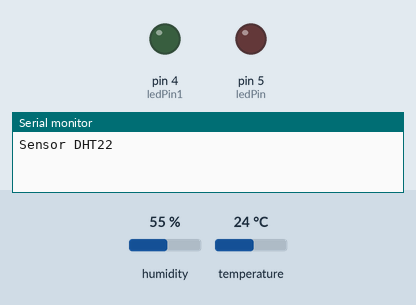
Recording of a sketch running on a simulated Arduino Uno, built with avr-gcc and run on an emulated ATmega328P. On the bench: output pins drawn as LEDs (lit = HIGH), the last lines printed to the serial monitor. The test bench sets the inputs (shaded band); at power-on: temperature 24 °C, humidity 55 %.

Above: at 0.1 s.
At 4.8 s:
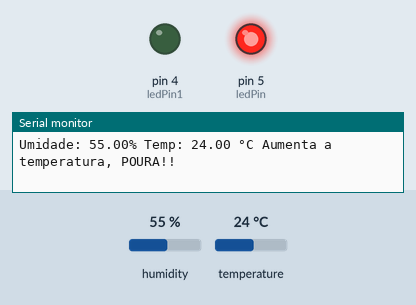
4.9 s: temperature set to 33 °C
Timing chart, 0 to 7.9 s (numbered marks = the images above; inputs shaded):
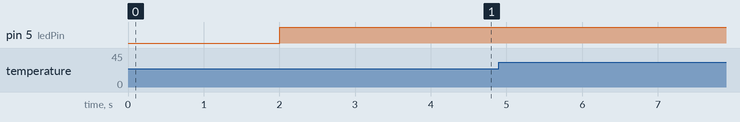

The sketch:

Climatizador_com_DHT22.ino
```cpp
#include <DHT.h>
#define DHTPIN 7
#define DHTTYPE DHT22

int ledPin = 5;
int ledPin1 = 4;
const int tempLimite = 31.0;

DHT dht(DHTPIN, DHTTYPE);

void setup() {
  Serial.begin(9600);
  Serial.println("Sensor DHT22");
  dht.begin();
  pinMode(ledPin, OUTPUT);
  pinMode(ledPin1, OUTPUT);
}

void loop() {
  delay(2000);

  float umid = dht.readHumidity();
  float tempC = dht.readTemperature();

  if (isnan(umid) || isnan(tempC)) {
    Serial.println("ERROR 404, ERROR 404, ERROR 404, ERROR 404");
    return;
  }

  Serial.print("Umidade: ");
  Serial.print(umid);
  Serial.print("% Temp: ");
  Serial.print(tempC);
  Serial.print(" °C");

  if (tempC > tempLimite) {
    digitalWrite(ledPin, HIGH);
    digitalWrite(ledPin1, LOW);
    Serial.println(" Diminua a temperatura, seu lazarento");
  }

  if (tempC == tempLimite) {
    digitalWrite(ledPin1, HIGH);
    digitalWrite(ledPin, LOW);
    Serial.println(" A temperatura tá muito boa, viu");
  }

  if (tempC < tempLimite) {
    digitalWrite(ledPin, HIGH);
    digitalWrite(ledPin1, LOW);
    Serial.println(" Aumenta a temperatura, POURA!!");
  }

}
```
